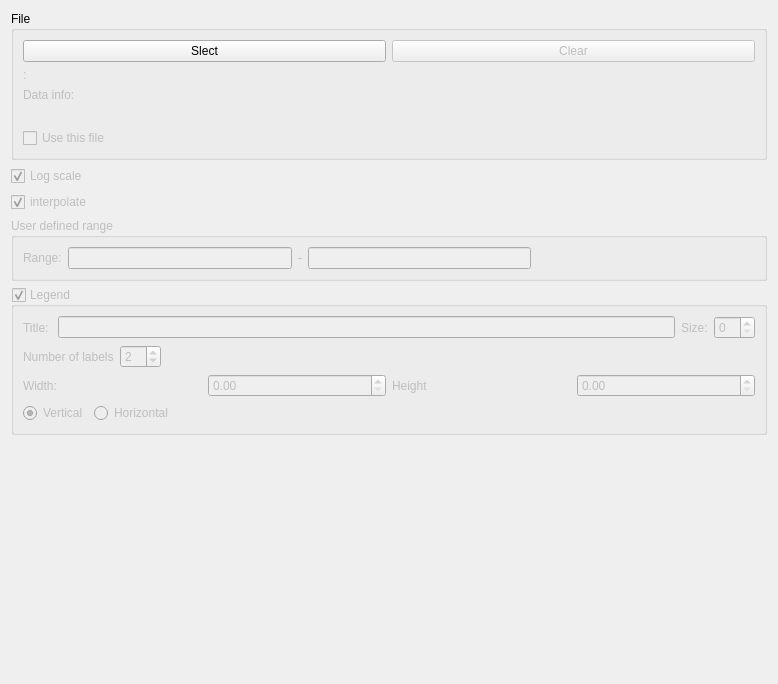
<?xml version="1.0" encoding="UTF-8"?>
<ui version="4.0">
 <class>ColorPane</class>
 <widget class="QWidget" name="ColorPane">
  <property name="geometry">
   <rect>
    <x>0</x>
    <y>0</y>
    <width>778</width>
    <height>684</height>
   </rect>
  </property>
  <property name="windowTitle">
   <string>Form</string>
  </property>
  <layout class="QVBoxLayout" name="verticalLayout_4">
   <item>
    <widget class="QGroupBox" name="groupBox_2">
     <property name="title">
      <string>File</string>
     </property>
     <layout class="QVBoxLayout" name="verticalLayout_3">
      <item>
       <layout class="QGridLayout" name="gridLayout">
        <item row="0" column="0">
         <widget class="QPushButton" name="pushButtonSelectFile">
          <property name="sizePolicy">
           <sizepolicy hsizetype="Preferred" vsizetype="Fixed">
            <horstretch>0</horstretch>
            <verstretch>0</verstretch>
           </sizepolicy>
          </property>
          <property name="text">
           <string>Slect</string>
          </property>
         </widget>
        </item>
        <item row="0" column="1">
         <widget class="QPushButton" name="pushButtonClearFile">
          <property name="enabled">
           <bool>false</bool>
          </property>
          <property name="text">
           <string>Clear</string>
          </property>
         </widget>
        </item>
        <item row="1" column="0" colspan="2">
         <widget class="QLabel" name="labelFieldFileName">
          <property name="enabled">
           <bool>false</bool>
          </property>
          <property name="sizePolicy">
           <sizepolicy hsizetype="Expanding" vsizetype="Preferred">
            <horstretch>0</horstretch>
            <verstretch>0</verstretch>
           </sizepolicy>
          </property>
          <property name="text">
           <string>:</string>
          </property>
          <property name="wordWrap">
           <bool>true</bool>
          </property>
         </widget>
        </item>
       </layout>
      </item>
      <item>
       <widget class="QLabel" name="labelDataInfo">
        <property name="enabled">
         <bool>false</bool>
        </property>
        <property name="text">
         <string>Data info:</string>
        </property>
       </widget>
      </item>
      <item>
       <widget class="QLabel" name="labelFieldDataInfo">
        <property name="enabled">
         <bool>false</bool>
        </property>
        <property name="text">
         <string/>
        </property>
       </widget>
      </item>
      <item>
       <widget class="QCheckBox" name="checkBoxUseFile">
        <property name="enabled">
         <bool>false</bool>
        </property>
        <property name="text">
         <string>Use this file</string>
        </property>
        <property name="checked">
         <bool>false</bool>
        </property>
       </widget>
      </item>
     </layout>
    </widget>
   </item>
   <item>
    <widget class="QCheckBox" name="checkBoxLogScale">
     <property name="enabled">
      <bool>false</bool>
     </property>
     <property name="text">
      <string>Log scale</string>
     </property>
     <property name="checked">
      <bool>true</bool>
     </property>
    </widget>
   </item>
   <item>
    <widget class="QCheckBox" name="checkBoxInterpolation">
     <property name="enabled">
      <bool>false</bool>
     </property>
     <property name="text">
      <string>interpolate</string>
     </property>
     <property name="checked">
      <bool>true</bool>
     </property>
    </widget>
   </item>
   <item>
    <widget class="QGroupBox" name="groupBoxUserDefinedRange">
     <property name="enabled">
      <bool>false</bool>
     </property>
     <property name="title">
      <string>User defined range</string>
     </property>
     <property name="checkable">
      <bool>false</bool>
     </property>
     <property name="checked">
      <bool>false</bool>
     </property>
     <layout class="QVBoxLayout" name="verticalLayout">
      <item>
       <layout class="QHBoxLayout" name="horizontalLayout_2">
        <item>
         <widget class="QLabel" name="label">
          <property name="text">
           <string>Range:</string>
          </property>
         </widget>
        </item>
        <item>
         <widget class="QLineEdit" name="lineEditRangeMin"/>
        </item>
        <item>
         <widget class="QLabel" name="label_2">
          <property name="text">
           <string>-</string>
          </property>
         </widget>
        </item>
        <item>
         <widget class="QLineEdit" name="lineEditRangeMax"/>
        </item>
        <item>
         <spacer name="horizontalSpacer">
          <property name="orientation">
           <enum>Qt::Horizontal</enum>
          </property>
          <property name="sizeHint" stdset="0">
           <size>
            <width>40</width>
            <height>20</height>
           </size>
          </property>
         </spacer>
        </item>
       </layout>
      </item>
     </layout>
    </widget>
   </item>
   <item>
    <widget class="QGroupBox" name="groupBoxLegend">
     <property name="enabled">
      <bool>false</bool>
     </property>
     <property name="title">
      <string>Legend</string>
     </property>
     <property name="checkable">
      <bool>true</bool>
     </property>
     <layout class="QVBoxLayout" name="verticalLayout_2">
      <item>
       <layout class="QHBoxLayout" name="horizontalLayout_3">
        <item>
         <widget class="QLabel" name="label_3">
          <property name="text">
           <string>Title: </string>
          </property>
         </widget>
        </item>
        <item>
         <widget class="QLineEdit" name="lineEditLegendTitle"/>
        </item>
        <item>
         <widget class="QLabel" name="label_7">
          <property name="text">
           <string>Size:</string>
          </property>
         </widget>
        </item>
        <item>
         <widget class="QSpinBox" name="spinBoxFontSize"/>
        </item>
       </layout>
      </item>
      <item>
       <layout class="QHBoxLayout" name="horizontalLayout_4">
        <item>
         <widget class="QLabel" name="label_4">
          <property name="text">
           <string>Number of labels</string>
          </property>
         </widget>
        </item>
        <item>
         <widget class="QSpinBox" name="spinBoxNumTics">
          <property name="value">
           <number>2</number>
          </property>
         </widget>
        </item>
        <item>
         <spacer name="horizontalSpacer_2">
          <property name="orientation">
           <enum>Qt::Horizontal</enum>
          </property>
          <property name="sizeHint" stdset="0">
           <size>
            <width>40</width>
            <height>20</height>
           </size>
          </property>
         </spacer>
        </item>
       </layout>
      </item>
      <item>
       <layout class="QHBoxLayout" name="horizontalLayout">
        <item>
         <widget class="QLabel" name="label_5">
          <property name="text">
           <string>Width:</string>
          </property>
         </widget>
        </item>
        <item>
         <widget class="QDoubleSpinBox" name="doubleSpinBoxBarWidth">
          <property name="maximum">
           <double>1.000000000000000</double>
          </property>
          <property name="singleStep">
           <double>0.010000000000000</double>
          </property>
         </widget>
        </item>
        <item>
         <widget class="QLabel" name="label_6">
          <property name="text">
           <string>Height</string>
          </property>
         </widget>
        </item>
        <item>
         <widget class="QDoubleSpinBox" name="doubleSpinBoxBarHeight">
          <property name="maximum">
           <double>1.000000000000000</double>
          </property>
          <property name="singleStep">
           <double>0.010000000000000</double>
          </property>
         </widget>
        </item>
       </layout>
      </item>
      <item>
       <layout class="QHBoxLayout" name="horizontalLayout_5">
        <item>
         <widget class="QRadioButton" name="radioButtonScalarBarV">
          <property name="text">
           <string>Vertical</string>
          </property>
          <property name="checked">
           <bool>true</bool>
          </property>
          <attribute name="buttonGroup">
           <string notr="true">buttonGroup</string>
          </attribute>
         </widget>
        </item>
        <item>
         <widget class="QRadioButton" name="radioButtonScalarBarH">
          <property name="text">
           <string>Horizontal</string>
          </property>
          <attribute name="buttonGroup">
           <string notr="true">buttonGroup</string>
          </attribute>
         </widget>
        </item>
        <item>
         <spacer name="horizontalSpacer_3">
          <property name="orientation">
           <enum>Qt::Horizontal</enum>
          </property>
          <property name="sizeHint" stdset="0">
           <size>
            <width>40</width>
            <height>20</height>
           </size>
          </property>
         </spacer>
        </item>
       </layout>
      </item>
     </layout>
    </widget>
   </item>
   <item>
    <spacer name="verticalSpacer">
     <property name="orientation">
      <enum>Qt::Vertical</enum>
     </property>
     <property name="sizeHint" stdset="0">
      <size>
       <width>20</width>
       <height>314</height>
      </size>
     </property>
    </spacer>
   </item>
  </layout>
 </widget>
 <resources/>
 <connections>
  <connection>
   <sender>pushButtonSelectFile</sender>
   <signal>pressed()</signal>
   <receiver>ColorPane</receiver>
   <slot>selectFile()</slot>
   <hints>
    <hint type="sourcelabel">
     <x>84</x>
     <y>56</y>
    </hint>
    <hint type="destinationlabel">
     <x>5</x>
     <y>47</y>
    </hint>
   </hints>
  </connection>
  <connection>
   <sender>pushButtonClearFile</sender>
   <signal>pressed()</signal>
   <receiver>ColorPane</receiver>
   <slot>clear()</slot>
   <hints>
    <hint type="sourcelabel">
     <x>450</x>
     <y>62</y>
    </hint>
    <hint type="destinationlabel">
     <x>3</x>
     <y>77</y>
    </hint>
   </hints>
  </connection>
  <connection>
   <sender>checkBoxUseFile</sender>
   <signal>stateChanged(int)</signal>
   <receiver>ColorPane</receiver>
   <slot>setChanged()</slot>
   <hints>
    <hint type="sourcelabel">
     <x>737</x>
     <y>152</y>
    </hint>
    <hint type="destinationlabel">
     <x>774</x>
     <y>148</y>
    </hint>
   </hints>
  </connection>
  <connection>
   <sender>pushButtonClearFile</sender>
   <signal>pressed()</signal>
   <receiver>ColorPane</receiver>
   <slot>setChanged()</slot>
   <hints>
    <hint type="sourcelabel">
     <x>577</x>
     <y>53</y>
    </hint>
    <hint type="destinationlabel">
     <x>772</x>
     <y>54</y>
    </hint>
   </hints>
  </connection>
  <connection>
   <sender>lineEditRangeMin</sender>
   <signal>editingFinished()</signal>
   <receiver>ColorPane</receiver>
   <slot>setChanged()</slot>
   <hints>
    <hint type="sourcelabel">
     <x>286</x>
     <y>279</y>
    </hint>
    <hint type="destinationlabel">
     <x>4</x>
     <y>174</y>
    </hint>
   </hints>
  </connection>
  <connection>
   <sender>lineEditRangeMax</sender>
   <signal>editingFinished()</signal>
   <receiver>ColorPane</receiver>
   <slot>setChanged()</slot>
   <hints>
    <hint type="sourcelabel">
     <x>526</x>
     <y>279</y>
    </hint>
    <hint type="destinationlabel">
     <x>1</x>
     <y>158</y>
    </hint>
   </hints>
  </connection>
  <connection>
   <sender>checkBoxLogScale</sender>
   <signal>toggled(bool)</signal>
   <receiver>ColorPane</receiver>
   <slot>setChanged()</slot>
   <hints>
    <hint type="sourcelabel">
     <x>70</x>
     <y>192</y>
    </hint>
    <hint type="destinationlabel">
     <x>2</x>
     <y>375</y>
    </hint>
   </hints>
  </connection>
  <connection>
   <sender>checkBoxInterpolation</sender>
   <signal>toggled(bool)</signal>
   <receiver>ColorPane</receiver>
   <slot>setChanged()</slot>
   <hints>
    <hint type="sourcelabel">
     <x>85</x>
     <y>219</y>
    </hint>
    <hint type="destinationlabel">
     <x>5</x>
     <y>425</y>
    </hint>
   </hints>
  </connection>
 </connections>
 <slots>
  <slot>selectFile()</slot>
  <slot>clear()</slot>
  <slot>setChanged()</slot>
 </slots>
 <buttongroups>
  <buttongroup name="buttonGroup"/>
 </buttongroups>
</ui>
